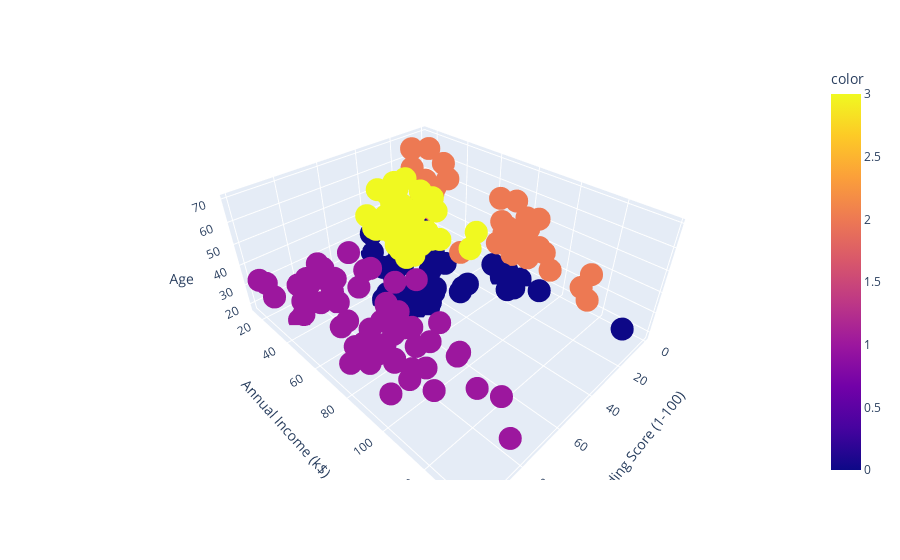

Source (notebook cell):
### Code cell
fig = px.scatter_3d(x=df_kmeans_age_score["score"],
                   y=df_kmeans_age_score["income"],
                   z=df_kmeans_age_score["age"],
                   color= df_kmeans_age_score.clusters,
                   labels = {"x": "Spending Score (1-100)",
                             "y": "Annual Income (k$)",
                             "z": "Age"},
                   hover_name= df_kmeans_age_score["income"])

fig.show()

### Figure 1 — Plotly figure (JSON) as saved in the notebook; plotly's stock layout.template omitted (floating-point values rounded to 4 significant figures; data arrays with more than 128 entries replaced by an {"elided": "..."} marker saying what was removed)
{"data": [{"hovertemplate": "<b>%{hovertext}</b><br><br>Spending Score (1-100)=%{x}<br>Annual Income (k$)=%{y}<br>Age=%{z}<br>color=%{marker.color}<extra></extra>", "hovertext": {"elided": "200 int values"}, "legendgroup": "", "marker": {"color": {"elided": "200 int values"}, "coloraxis": "coloraxis", "symbol": "circle"}, "mode": "markers", "name": "", "scene": "scene", "showlegend": false, "type": "scatter3d", "x": {"elided": "200 int values"}, "y": {"elided": "200 int values"}, "z": {"elided": "200 int values"}}], "layout": {"coloraxis": {"colorbar": {"title": {"text": "color"}}, "colorscale": [[0, "#0d0887"], [0.1111, "#46039f"], [0.2222, "#7201a8"], [0.3333, "#9c179e"], [0.4444, "#bd3786"], [0.5556, "#d8576b"], [0.6667, "#ed7953"], [0.7778, "#fb9f3a"], [0.8889, "#fdca26"], [1, "#f0f921"]]}, "legend": {"tracegroupgap": 0}, "margin": {"t": 60}, "scene": {"domain": {"x": [0, 1], "y": [0, 1]}, "xaxis": {"title": {"text": "Spending Score (1-100)"}}, "yaxis": {"title": {"text": "Annual Income (k$)"}}, "zaxis": {"title": {"text": "Age"}}}}}
